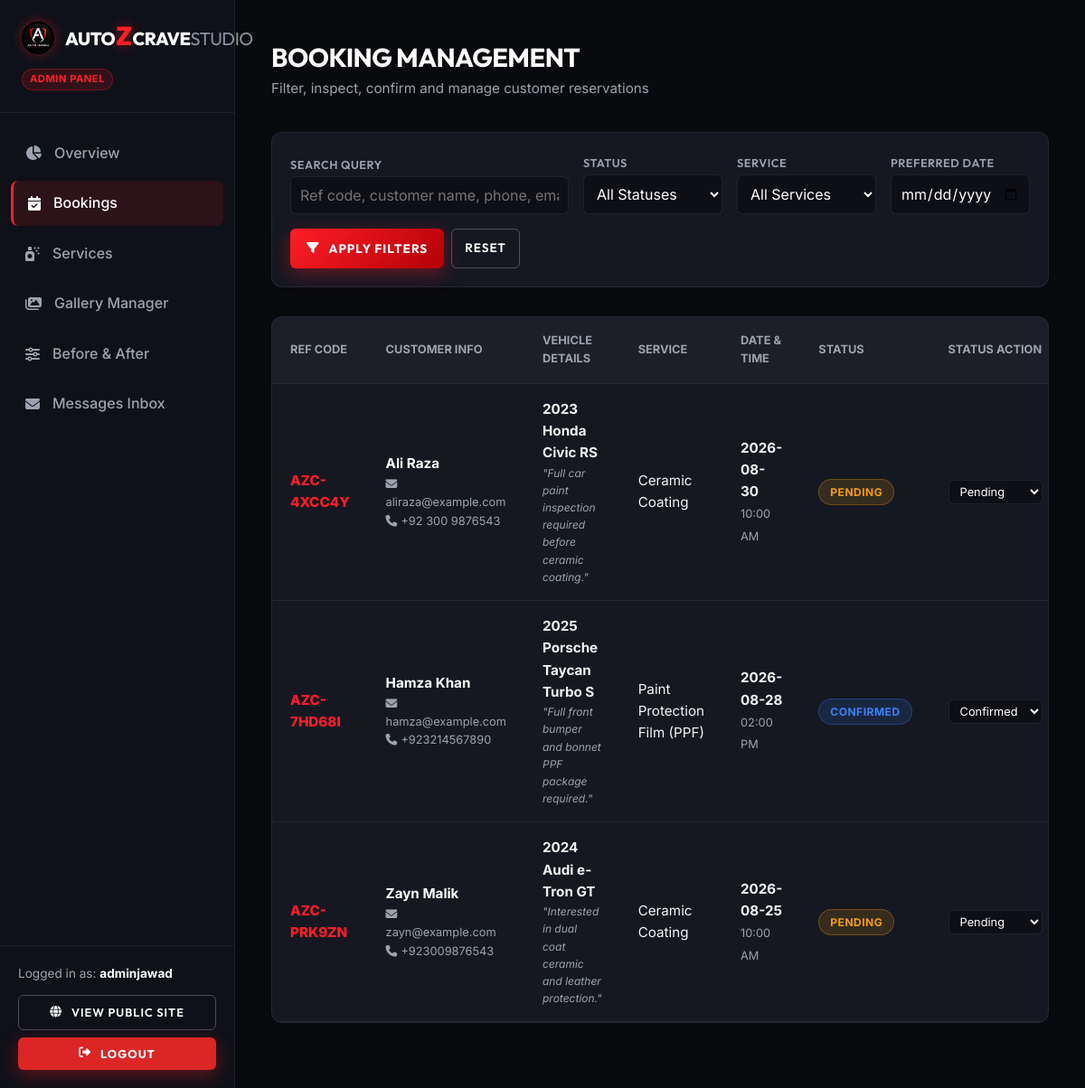
The page /admin/bookings (signed in) on the database as committed earlier.
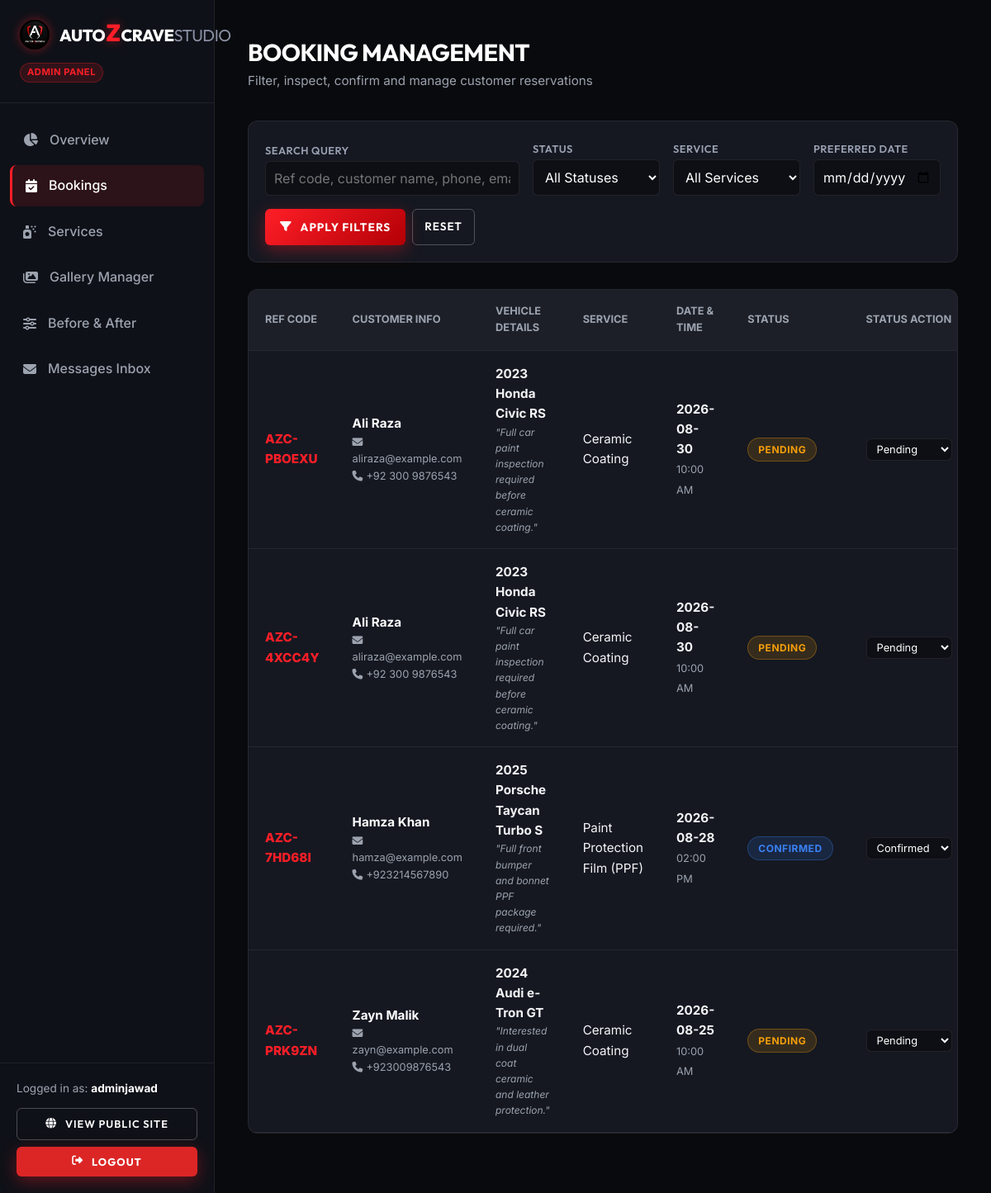
The same page on the database as committed later.
### models/user.py (models this page shows, shortened)
class User(UserMixin, db.Model):
    __tablename__ = 'users'
    id = db.Column(db.Integer, primary_key=True)
    name = db.Column(db.String(100), nullable=False)
    email = db.Column(db.String(120), unique=True, nullable=False, index=True)
    password_hash = db.Column(db.String(256), nullable=False)
    role = db.Column(db.String(20), nullable=False, default='customer')  # 'admin' or 'customer'
    created_at = db.Column(db.DateTime, default=datetime.utcnow)
    def is_admin(self):
        return self.role == 'admin'

### models/booking.py (models this page shows, shortened)
class Booking(db.Model):
    __tablename__ = 'bookings'
    id = db.Column(db.Integer, primary_key=True)
    reference_code = db.Column(db.String(20), unique=True, nullable=False, default=generate_booking_ref, index=True)
    customer_name = db.Column(db.String(100), nullable=False)
    customer_email = db.Column(db.String(120), nullable=False)
    customer_phone = db.Column(db.String(30), nullable=False)
    vehicle_make = db.Column(db.String(50), nullable=False)
    vehicle_model = db.Column(db.String(50), nullable=False)
    vehicle_year = db.Column(db.String(10), nullable=False)
    service_id = db.Column(db.Integer, db.ForeignKey('services.id'), nullable=False)
    preferred_date = db.Column(db.String(20), nullable=False)
    preferred_time = db.Column(db.String(20), nullable=False)
    additional_notes = db.Column(db.Text, nullable=True)
    status = db.Column(db.String(20), default='Pending', nullable=False)  # Pending, Confirmed, Completed, Cancelled
    created_at = db.Column(db.DateTime, default=datetime.utcnow)

### models/service.py (models this page shows, shortened)
class Service(db.Model):
    __tablename__ = 'services'
    id = db.Column(db.Integer, primary_key=True)
    name = db.Column(db.String(100), nullable=False)
    description = db.Column(db.Text, nullable=False)
    price = db.Column(db.String(50), nullable=True)  # e.g., "PKR 45,000" or "Starting PKR 30,000"
    duration = db.Column(db.String(50), nullable=True)  # e.g., "1 - 2 Days"
    image = db.Column(db.String(255), nullable=True)
    is_active = db.Column(db.Boolean, default=True, nullable=False)
    created_at = db.Column(db.DateTime, default=datetime.utcnow)
    bookings = db.relationship('Booking', backref='service', lazy=True, cascade='all, delete-orphan')

### routes/admin.py (the view, shortened to what this page needs)
@admin_bp.route('/bookings')
@admin_required
def bookings():
    search_query = request.args.get('q', '').strip()
    status_filter = request.args.get('status', '').strip()
    service_filter = request.args.get('service_id', type=int)
    date_filter = request.args.get('date', '').strip()
    query = Booking.query
    if status_filter:
        query = query.filter_by(status=status_filter)
    if service_filter:
        query = query.filter_by(service_id=service_filter)
    if date_filter:
        query = query.filter_by(preferred_date=date_filter)
    bookings_list = query.order_by(Booking.created_at.desc()).all()
    services_list = Service.query.all()
    return render_template('admin/bookings.html',
                           bookings=bookings_list,
                           services=services_list,
                           search_query=search_query,
                           status_filter=status_filter,
                           service_filter=service_filter,
                           date_filter=date_filter)

### routes/admin.py (called while the page is built)
def admin_required(f):
    @wraps(f)
    @login_required
    def decorated_function(*args, **kwargs):
        if not current_user.is_admin():
            flash('Admin authorization required.', 'error')
            return redirect(url_for('auth.login'))
        return f(*args, **kwargs)
    return decorated_function

### templates/admin/bookings.html (shortened to what this page needs)
{% extends "admin/base_admin.html" %}
{% block content %}
<div class="admin-header">
    <div>
        <h1 class="admin-page-title">BOOKING MANAGEMENT</h1>
        <p style="color: var(--admin-muted); font-size: 0.95rem;">Filter, inspect, confirm and manage customer reservations</p>
    </div>
</div>
<div class="admin-card-box" style="padding: 20px;">
    <form action="{{ url_for('admin.bookings') }}" method="GET" style="display: flex; gap: 16px; flex-wrap: wrap; align-items: flex-end;">
        <div style="flex: 2; min-width: 200px;">
            <label class="form-label" style="font-size: 0.8rem;">Search Query</label>
            <input type="text" name="q" value="{{ search_query }}" placeholder="Ref code, customer name, phone, email, vehicle..." class="form-control" style="padding: 10px;">
        </div>
        <div style="flex: 1; min-width: 140px;">
            <label class="form-label" style="font-size: 0.8rem;">Status</label>
            <select name="status" class="form-select" style="padding: 10px;">
                <option value="">All Statuses</option>
            </select>
        </div>
        <div style="flex: 1; min-width: 140px;">
            <label class="form-label" style="font-size: 0.8rem;">Service</label>
            <select name="service_id" class="form-select" style="padding: 10px;">
                <option value="">All Services</option>
            </select>
        </div>
        <div style="flex: 1; min-width: 140px;">
            <label class="form-label" style="font-size: 0.8rem;">Preferred Date</label>
            <input type="date" name="date" value="{{ date_filter }}" class="form-control" style="padding: 10px;">
        </div>
        <div style="display: flex; gap: 8px;">
            <button type="submit" class="btn-primary" style="padding: 10px 18px; font-size: 0.85rem;">
                <i class="fa-solid fa-filter"></i> Apply Filters
            </button>
            <a href="{{ url_for('admin.bookings') }}" class="btn-outline" style="padding: 10px 14px; font-size: 0.85rem;">
                Reset
            </a>
        </div>
    </form>
</div>
<div class="admin-table-container">
    <table class="admin-table">
        <thead>
            <tr>
                <th>REF CODE</th>
                <th>CUSTOMER INFO</th>
                <th>VEHICLE DETAILS</th>
                <th>SERVICE</th>
                <th>DATE & TIME</th>
                <th>STATUS</th>
                <th>STATUS ACTION</th>
            </tr>
        </thead>
        <tbody>
            {% for b in bookings %}
            <tr>
                <td style="font-weight: 800; color: var(--admin-red);">{{ b.reference_code }}</td>
                <td>
                    <strong style="color:#fff; display:block;">{{ b.customer_name }}</strong>
                    <div style="font-size: 0.8rem; color: var(--admin-muted);">
                        <i class="fa-solid fa-envelope" style="margin-right: 4px;"></i>{{ b.customer_email }}<br>
                        <i class="fa-solid fa-phone" style="margin-right: 4px;"></i>{{ b.customer_phone }}
                    </div>
                </td>
                <td>
                    <strong>{{ b.vehicle_year }} {{ b.vehicle_make }} {{ b.vehicle_model }}</strong>
                    {% if b.additional_notes %}
                    <div style="font-size: 0.75rem; color: var(--admin-muted); max-width: 200px; font-style: italic;">
                        "{{ b.additional_notes }}"
                    </div>
                    {% endif %}
                </td>
                <td>{{ b.service.name }}</td>
                <td>
                    <strong style="display:block;">{{ b.preferred_date }}</strong>
                    <span style="font-size: 0.8rem; color: var(--admin-muted);">{{ b.preferred_time }}</span>
                </td>
                <td>
                    <span class="badge badge-{{ b.status.lower() }}">{{ b.status }}</span>
                </td>
                <td>
                    <form action="{{ url_for('admin.update_booking_status', booking_id=b.id) }}" method="POST" style="display: flex; gap: 4px; flex-wrap: wrap;">
                        <select name="status" class="form-select" style="padding: 4px 8px; font-size: 0.8rem; width: auto;" onchange="this.form.submit()">
                            <option value="Pending" {% if b.status == 'Pending' %}selected{% endif %}>Pending</option>
                            <option value="Confirmed" {% if b.status == 'Confirmed' %}selected{% endif %}>Confirmed</option>
                        </select>
                    </form>
                </td>
            </tr>
            {% else %}
            <tr>
                <td colspan="8" style="text-align: center; color: var(--admin-muted); padding: 40px;">No bookings match the filter criteria.</td>
            </tr>
            {% endfor %}
        </tbody>
    </table>
</div>
{% endblock %}

### templates/admin/base_admin.html (shortened to what this page needs)
<!DOCTYPE html>
<html lang="en">
<head>
    <link rel="stylesheet" href="https://cdnjs.cloudflare.com/ajax/libs/font-awesome/6.4.0/css/all.min.css">
    <link rel="stylesheet" href="{{ url_for('static', filename='css/style.css') }}">
    <link rel="stylesheet" href="{{ url_for('static', filename='css/admin.css') }}">
</head>
<body class="admin-body">
    <aside class="admin-sidebar">
        <div class="admin-sidebar-header">
            <a href="{{ url_for('admin.dashboard') }}" class="brand-logo" style="font-size: 1.25rem;">
                <img src="{{ url_for('static', filename='images/logo.jpg') }}" alt="AutozCraveStudio Logo" class="brand-logo-img" style="height: 36px;">
                <span>Auto<span class="z-red">Z</span>Crave<span class="studio-gray">Studio</span></span>
            </a>
            <span style="display:inline-block; font-size:0.7rem; color:var(--red-z); background:rgba(255,30,39,0.15); border:1px solid rgba(255,30,39,0.3); padding:2px 8px; border-radius:50px; font-weight:700; margin-top:8px; letter-spacing:0.5px;">ADMIN PANEL</span>
        </div>
        <nav class="admin-nav">
            <a href="{{ url_for('admin.dashboard') }}" class="admin-nav-item {% if request.endpoint == 'admin.dashboard' %}active{% endif %}">
                <i class="fa-solid fa-chart-pie"></i> Overview
            </a>
            <a href="{{ url_for('admin.bookings') }}" class="admin-nav-item {% if request.endpoint == 'admin.bookings' %}active{% endif %}">
                <i class="fa-solid fa-calendar-check"></i> Bookings
            </a>
            <a href="{{ url_for('admin.services') }}" class="admin-nav-item {% if request.endpoint == 'admin.services' %}active{% endif %}">
                <i class="fa-solid fa-spray-can-sparkles"></i> Services
            </a>
            <a href="{{ url_for('admin.gallery') }}" class="admin-nav-item {% if request.endpoint == 'admin.gallery' %}active{% endif %}">
                <i class="fa-solid fa-images"></i> Gallery Manager
            </a>
            <a href="{{ url_for('admin.before_after') }}" class="admin-nav-item {% if request.endpoint == 'admin.before_after' %}active{% endif %}">
                <i class="fa-solid fa-sliders"></i> Before & After
            </a>
            <a href="{{ url_for('admin.messages') }}" class="admin-nav-item {% if request.endpoint == 'admin.messages' %}active{% endif %}">
                <i class="fa-solid fa-envelope"></i> Messages Inbox
            </a>
        </nav>
        <div class="admin-sidebar-footer">
            <div style="font-size: 0.85rem; color: var(--admin-muted); margin-bottom: 12px;">
                Logged in as: <strong style="color:#fff;">{{ current_user.name }}</strong>
            </div>
            <a href="{{ url_for('main.index') }}" class="btn-outline" target="_blank" style="width: 100%; padding: 8px 14px; font-size: 0.8rem; margin-bottom: 8px;">
                <i class="fa-solid fa-globe"></i> View Public Site
            </a>
            <a href="{{ url_for('auth.logout') }}" class="btn-primary" style="width: 100%; padding: 8px 14px; font-size: 0.8rem; background: #dc2626;">
                <i class="fa-solid fa-right-from-bracket"></i> Logout
            </a>
        </div>
    </aside>
    <main class="admin-main">
        {% block content %}{% endblock %}
    </main>
</body>
</html>

### static/css/style.css (style rules this page uses)
:root { --bg-dark: #0a0b0e; --bg-surface: #11131a; --bg-card: rgba(20, 24, 34, 0.75); --bg-card-hover: rgba(28, 33, 46, 0.85); --border-color: rgba(255, 255, 255, 0.08); --border-accent: rgba(255, 30, 39, 0.4); --text-main: #ffffff; --text-muted: #9aa1b2; --text-subtle: #6c758d; --red-z: #ff1e27; --red-glow: rgba(255, 30, 39, 0.45); --red-gradient: linear-gradient(135deg, #ff1e27 0%, #b30006 100%); --font-heading: 'Outfit', 'Montserrat', -apple-system, sans-serif; --font-body: 'Inter', -apple-system, sans-serif; --radius-sm: 6px; --radius-md: 12px; --radius-lg: 20px; --transition: all 0.3s cubic-bezier(0.16, 1, 0.3, 1); }
*, *::before, *::after { box-sizing: border-box; margin: 0; padding: 0; }
html { scroll-behavior: smooth; font-size: 16px; }
body { background-color: var(--bg-dark); color: var(--text-main); font-family: var(--font-body); line-height: 1.6; overflow-x: hidden; min-height: 100vh; display: flex; flex-direction: column; }
h1, h2, h3, h4, h5, h6 { font-family: var(--font-heading); font-weight: 700; letter-spacing: -0.02em; color: var(--text-main); }
a { color: inherit; text-decoration: none; transition: var(--transition); }
img { max-width: 100%; height: auto; display: block; }
.brand-logo { font-family: var(--font-heading); font-size: 1.6rem; font-weight: 800; letter-spacing: -0.5px; text-transform: uppercase; color: #ffffff; display: inline-flex; align-items: center; gap: 12px; margin-right: 40px; }
.brand-logo-img { height: 44px; width: auto; border-radius: 50%; box-shadow: 0 0 12px var(--red-glow); transition: transform 0.3s ease; }
.brand-logo .z-red { color: var(--red-z); text-shadow: 0 0 12px var(--red-glow); font-size: 1.8rem; line-height: 1; margin: 0 1px; }
.brand-logo .studio-gray { color: #8a91a4; font-weight: 400; }
.btn-primary { display: inline-flex; align-items: center; justify-content: center; gap: 10px; background: var(--red-gradient); color: #ffffff; font-family: var(--font-heading); font-weight: 700; text-transform: uppercase; letter-spacing: 1px; padding: 14px 32px; border-radius: var(--radius-sm); border: none; cursor: pointer; box-shadow: 0 6px 20px rgba(255, 30, 39, 0.35); transition: var(--transition); }
.btn-outline { display: inline-flex; align-items: center; justify-content: center; gap: 10px; background: transparent; color: #ffffff; font-family: var(--font-heading); font-weight: 600; text-transform: uppercase; letter-spacing: 1px; padding: 13px 30px; border-radius: var(--radius-sm); border: 1px solid rgba(255, 255, 255, 0.25); cursor: pointer; transition: var(--transition); }
.form-label { font-family: var(--font-heading); font-size: 0.9rem; font-weight: 600; text-transform: uppercase; letter-spacing: 0.5px; color: var(--text-muted); }
.form-control, .form-select { width: 100%; padding: 14px 18px; background: rgba(10, 11, 14, 0.6); border: 1px solid var(--border-color); border-radius: var(--radius-sm); color: var(--text-main); font-family: var(--font-body); font-size: 1rem; transition: var(--transition); }

Rows that differ between the two databases and show on the page:
added Booking: reference_code "AZC-PBOEXU", customer_name "Ali Raza", customer_email "aliraza@example.com", customer_phone "+92 300 9876543", vehicle_year "2023", vehicle_make "Honda", vehicle_model "Civic RS", additional_notes "Full car paint inspection required before ceramic coating.", service.name "Ceramic Coating", preferred_date "2026-08-30", preferred_time "10:00 AM", status "PENDING", status "Pending"
